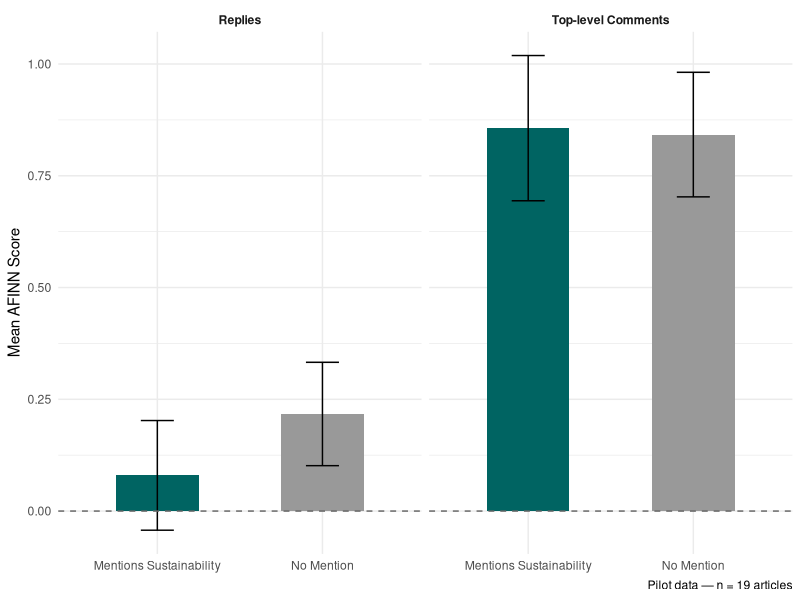
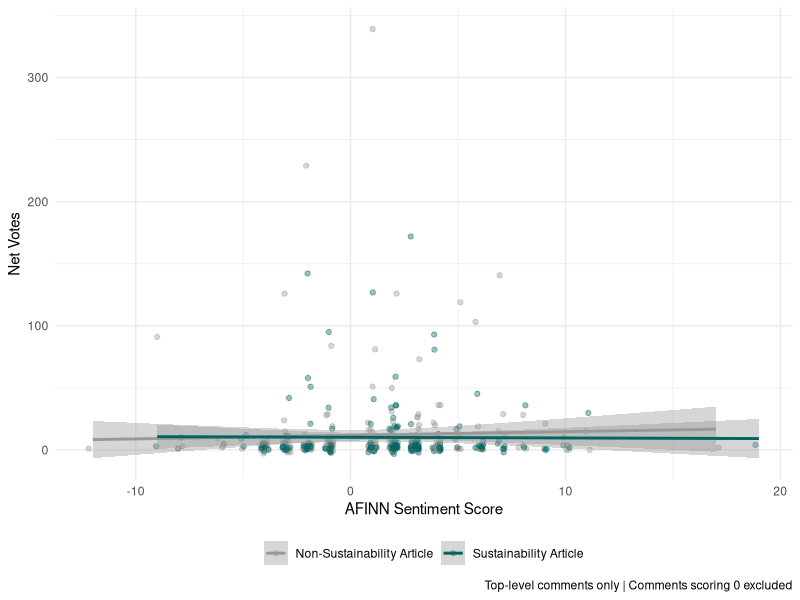

Generate these figures, in order, with R:
## ---- chunk 1
#| label: setup
#| include: false

library(tidyverse)
library(tidytext)
library(here)

comments_sentiment <- read_csv("comments_sentiment.csv")

# Calculate net votes and weight (minimum 1 so zero-vote comments contribute)
comments_sentiment <- comments_sentiment %>%
  mutate(
    net_votes      = upvotes - downvotes,
    vote_weight    = pmax(net_votes, 1)
  )

# Weighted mean AFINN function
weighted_afinn <- function(score, weight) {
  sum(score * weight, na.rm = TRUE) / sum(weight[!is.na(score)], na.rm = TRUE)
}
## ---- chunk 2
#| label: fig-sustainability-sentiment
#| fig-cap: "Vote-weighted comment sentiment by article sustainability mention"
#| warning: false

comments_sentiment %>%
  group_by(article_has_sustainability_flag, is_reply) %>%
  summarise(
    mean_afinn = weighted_afinn(afinn_score, vote_weight),
    se         = sd(afinn_score, na.rm = TRUE) / sqrt(n()),
    .groups    = "drop"
  ) %>%
  mutate(
    comment_type   = if_else(is_reply, "Replies", "Top-level Comments"),
    sustainability = if_else(article_has_sustainability_flag,
                             "Mentions Sustainability", "No Mention")
  ) %>%
  ggplot(aes(x = sustainability, y = mean_afinn, fill = sustainability)) +
  geom_col(width = 0.5) +
  geom_errorbar(aes(ymin = mean_afinn - se, ymax = mean_afinn + se),
                width = 0.2) +
  geom_hline(yintercept = 0, linetype = "dashed", colour = "grey40") +
  facet_wrap(~ comment_type) +
  scale_fill_manual(values = c("No Mention" = "#999999",
                               "Mentions Sustainability" = "#006462")) +
  labs(x = NULL, y = "Mean AFINN Score",
       caption = "Pilot data — n = 19 articles") +
  theme_minimal() +
  theme(legend.position = "none",
        strip.text = element_text(face = "bold"))
## ---- chunk 3
#| label: fig-votes-sentiment
#| fig-cap: "Relationship between comment sentiment and community endorsement"
#| warning: false

comments_sentiment %>%
  filter(!is_reply, afinn_score != 0, net_votes > -10) %>%
  mutate(
    sustainability = if_else(article_has_sustainability_flag,
                             "Sustainability Article", "Non-Sustainability Article")
  ) %>%
  ggplot(aes(x = afinn_score, y = net_votes, colour = sustainability)) +
  geom_jitter(alpha = 0.4, width = 0.2, height = 0.2) +
  geom_smooth(method = "lm", se = TRUE) +
  scale_colour_manual(values = c("Non-Sustainability Article" = "#999999",
                                 "Sustainability Article" = "#006462")) +
  labs(x = "AFINN Sentiment Score", y = "Net Votes",
       colour = NULL,
       caption = "Top-level comments only | Comments scoring 0 excluded") +
  theme_minimal() +
  theme(legend.position = "bottom")
